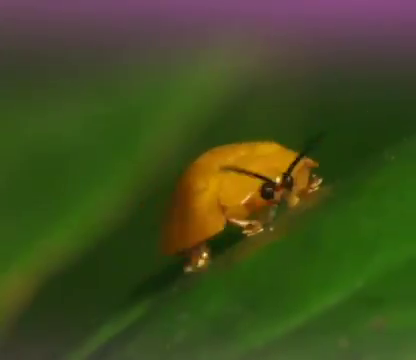
#> input picture frame 35 of video/bugs.mp4, 416 x 360 px, given in place of intersection.mp4, which was not available
$ python partially_dense.py
#> lines starting #> are read from the running program, lines starting #| are printed output that depends on the picture; pictures that were not available may be replaced by others from this repository, and a replacement may not be noted
import numpy as np
import cv2 as cv
cap = cv.VideoCapture(cv.samples.findFile("../video/intersection.mp4"))
ret, frame1 = cap.read()
#> frame1 is the input picture: shape (360, 416, 3); mean B, G, R 30.9, 76, 64.7
prvs = cv.cvtColor(frame1,cv.COLOR_BGR2GRAY)
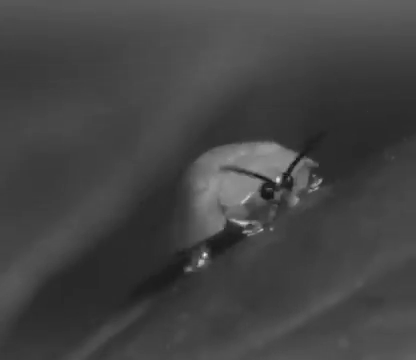
#> prvs: shape (360, 416); min 21, max 233, mean 67.4
hsv = np.zeros_like(frame1)
hsv[...,1] = 255
while(1):
    ret, frame2 = cap.read()
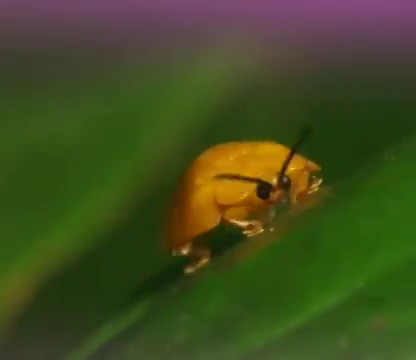
#> input picture frame 36 of video/bugs.mp4, 416 x 360 px, given in place of intersection.mp4, which was not available
#> frame2 is the input picture: shape (360, 416, 3); mean B, G, R 31, 75.8, 64.4
    mask = np.zeros_like(frame2)
    next = cv.cvtColor(frame2,cv.COLOR_BGR2GRAY)
    flow = cv.calcOpticalFlowFarneback(prvs,next, None, 0.5, 3, 15, 3, 5, 1.2, 0)
    mag, ang = cv.cartToPolar(flow[...,0], flow[...,1])
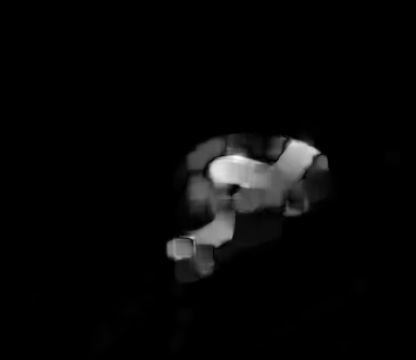
#> mag: shape (360, 416) float32; min 0, max 11.63, mean 0.346; drawn with min black and max white
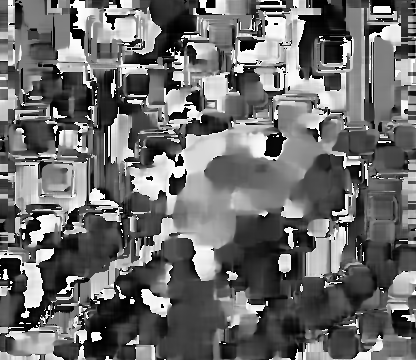
#> ang: shape (360, 416) float32; min 5.16e-08, max 6.28, mean 2.68; drawn with min black and max white
    hsv[...,0] = ang*180/np.pi/2
    hsv[...,2] = cv.normalize(mag,None,0,255,cv.NORM_MINMAX)
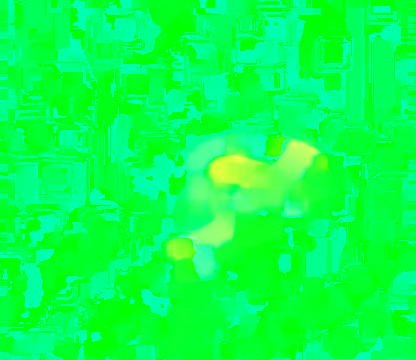
#> hsv: shape (360, 416, 3); mean of channels 0, 1, 2 76.1, 255, 7.5; drawn as B, G, R
    bgr = cv.cvtColor(hsv,cv.COLOR_HSV2BGR)
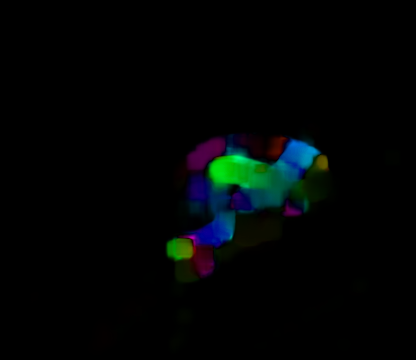
#> bgr: shape (360, 416, 3); mean B, G, R 4.5, 4.7, 1.5
    img = cv.add(frame2, bgr)
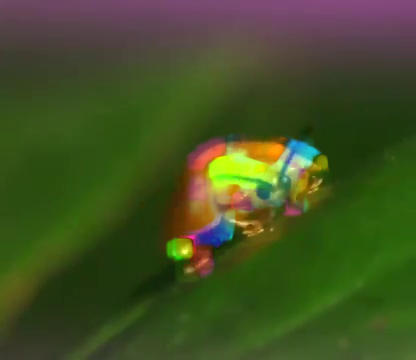
#> img: shape (360, 416, 3); mean B, G, R 35.5, 80.1, 65.8
    cv.imshow('frame2',img)

    # exiting & saving
    k = cv.waitKey(30) & 0xff
#> (key Esc is pressed here)
    if k == 27:
        break
    elif k == ord('s'):
        cv.imwrite('opticalfb.png',frame2)
        cv.imwrite('opticalhsv.png',bgr)
    elif k == ord('a'):
        cv.imwrite('opticaloverlay.png',img)
    prvs = next

$ run again, starting later in the video
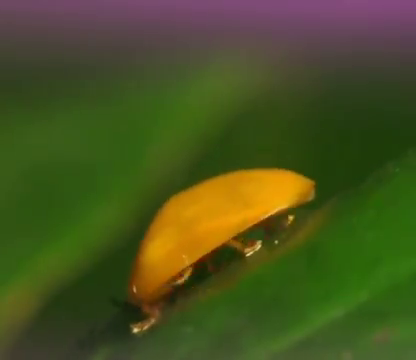
#> input picture frame 158 of video/bugs.mp4, 416 x 360 px, given in place of intersection.mp4, which was not available
#> frame1 is the input picture: shape (360, 416, 3); mean B, G, R 31.4, 82.1, 72
#> `hsv[...,2] = cv.normalize(mag,None,0,255,cv.NORM_MINMAX)`:
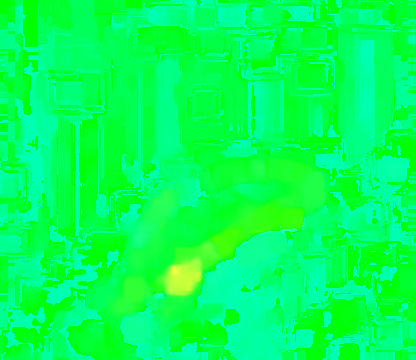
#> hsv: shape (360, 416, 3); mean of channels 0, 1, 2 88.1, 255, 4; drawn as B, G, R
#> `img = cv.add(frame2, bgr)`:
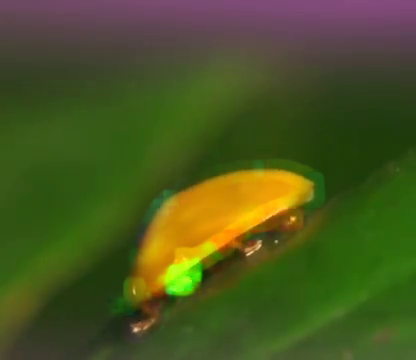
#> img: shape (360, 416, 3); mean B, G, R 32.1, 85.6, 73.8
